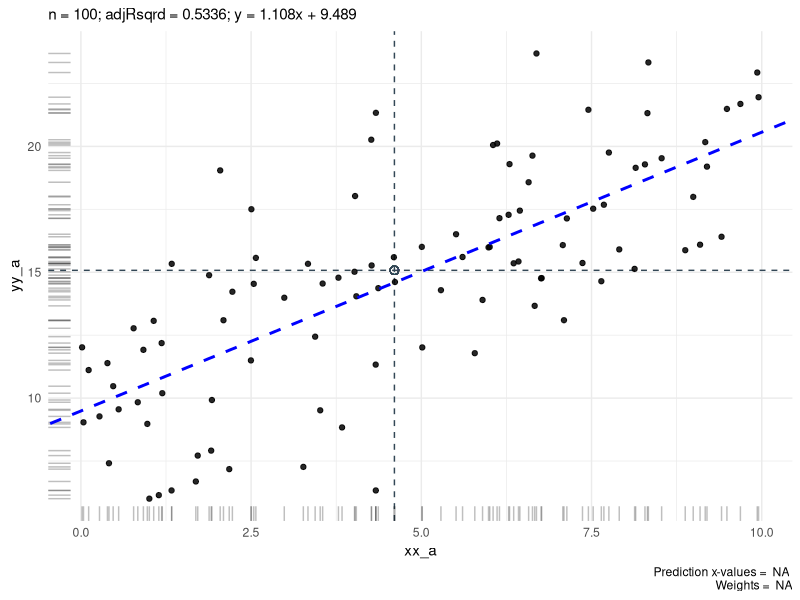
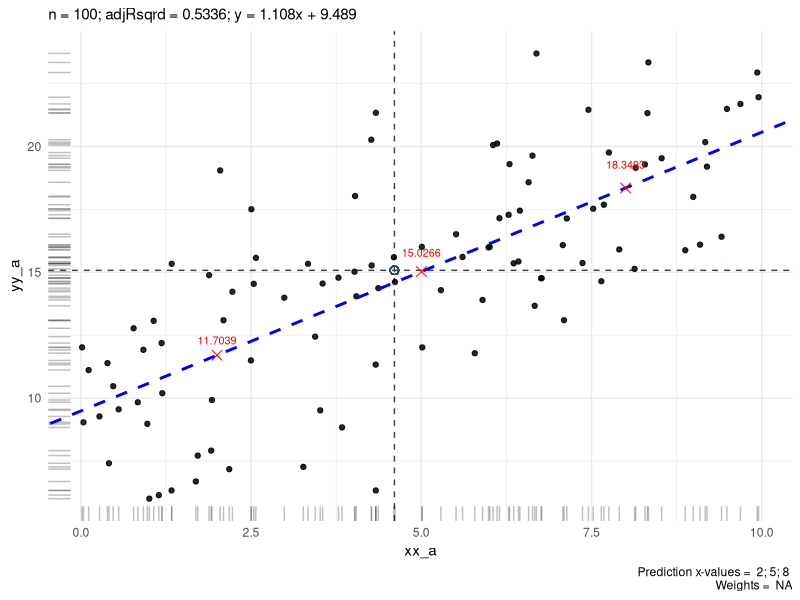
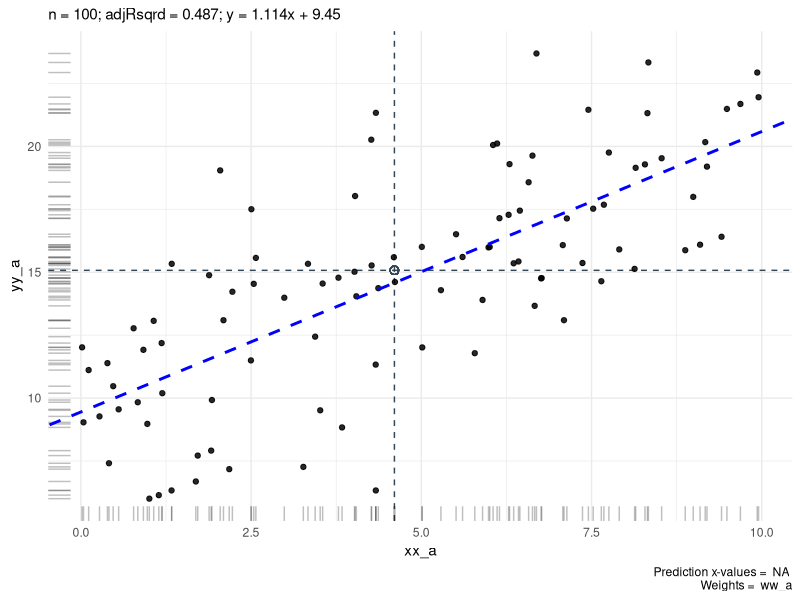

Source code (R) for these figures, in order:

# simple linear regression line visuals -----------------------------------

library(tidyverse)
library(rlang)
xx1 <- runif(100) * 10
dfa <- data.frame(xx_a = xx1, 
                  yy_a = rbinom(100, 100, 0.1) + xx1, 
                  ww_a = runif(100) + xx1 / 2, 
                  zz = sample(c(letters), size = 100, replace = TRUE))
rm(xx1)

# function to take a dataframe, perform simple linear regression
#   and return a visual scatterplot annotated with regression equation
#   can supply a short vector of x values if you want to hone in on
#   the linear relationship with some examples (what happens to y 
#     if x increases by ?)
fun_scatter_regression <- function(dfz, xvar, yvar, weight_var = NA, 
                                   pred_targets = c(NA)) {
  if (is.na(weight_var)) {
    wvar <- NULL
  } else {
    dfz <- dfz %>% rename(wvar = !!weight_var)
  }
  dfz <- dfz %>% rename(xx = !!xvar, yy = !!yvar)
  m1 <- lm(formula = yy ~ xx, data = dfz, weights = wvar)
  m1_summary <- summary(m1)
  if (any(is.na(pred_targets))) {
    pred_tar <- data.frame(pxx = NA, pyy = NA)
    pred_tar <- pred_tar %>% filter(!is.na(pxx))
  } else {
    interim <- predict(m1, data.frame(xx = pred_targets))
    pred_tar <- data.frame(pxx = pred_targets,
                           pyy = interim)
    rm(interim)
  }
  plt_sub <- paste0("n = ", nrow(dfz), "; adjRsqrd = ",
                    round(m1_summary$adj.r.squared, 4),
                    "; y = ", round(m1$coefficients[[2]], 3), "x + ",
                    round(m1$coefficients[[1]], 3))
  p_caption <- paste(pred_targets, collapse = "; ")
  return_me <- dfz %>%
    ggplot(aes(x = xx, y = yy)) + 
    geom_vline(aes(xintercept = median(xx)), 
               color = '#334756', linetype = 2) + 
    geom_hline(aes(yintercept = median(yy)), 
               color = '#334756', linetype = 2) + 
    geom_point(aes(x = median(xx), y = median(yy)), 
               color = '#334756', size = 2.5, shape = 1) + 
    geom_rug(alpha = 0.25) +
    geom_point(alpha = 0.85) +
    geom_abline(slope = m1$coefficients[[2]],
                intercept = m1$coefficients[[1]],
                size = 1, linetype = 2, color = "blue") +
    geom_point(data = pred_tar,
               aes(x = pxx, y = pyy), na.rm = TRUE,
               color = "red", shape = 4, size = 3) +
    geom_text(data = pred_tar,
              aes(x = pxx, y = pyy * 1.05,
                  label = round(pyy, 4)),
              na.rm = TRUE, size = 2.75, color = "red") +
    theme_minimal() + theme(legend.position = "none") +
    labs(subtitle = plt_sub, x = xvar, y = yvar, 
         caption = paste("Prediction x-values = ", p_caption, "\n", 
                         "Weights = ", weight_var))
  return(return_me)}

# tests ++++++++++++++++++++++++++++++++++++++++++++++++++++++++++
fun_scatter_regression(dfa, xvar = 'xx_a', yvar = 'yy_a')
fun_scatter_regression(dfa, xvar = 'xx_a', yvar = 'yy_a', 
                       pred_targets = c(2, 5, 8))
fun_scatter_regression(dfa, xvar = 'xx_a', yvar = 'yy_a', 
                       weight_var = 'ww_a')

# ^ -----


